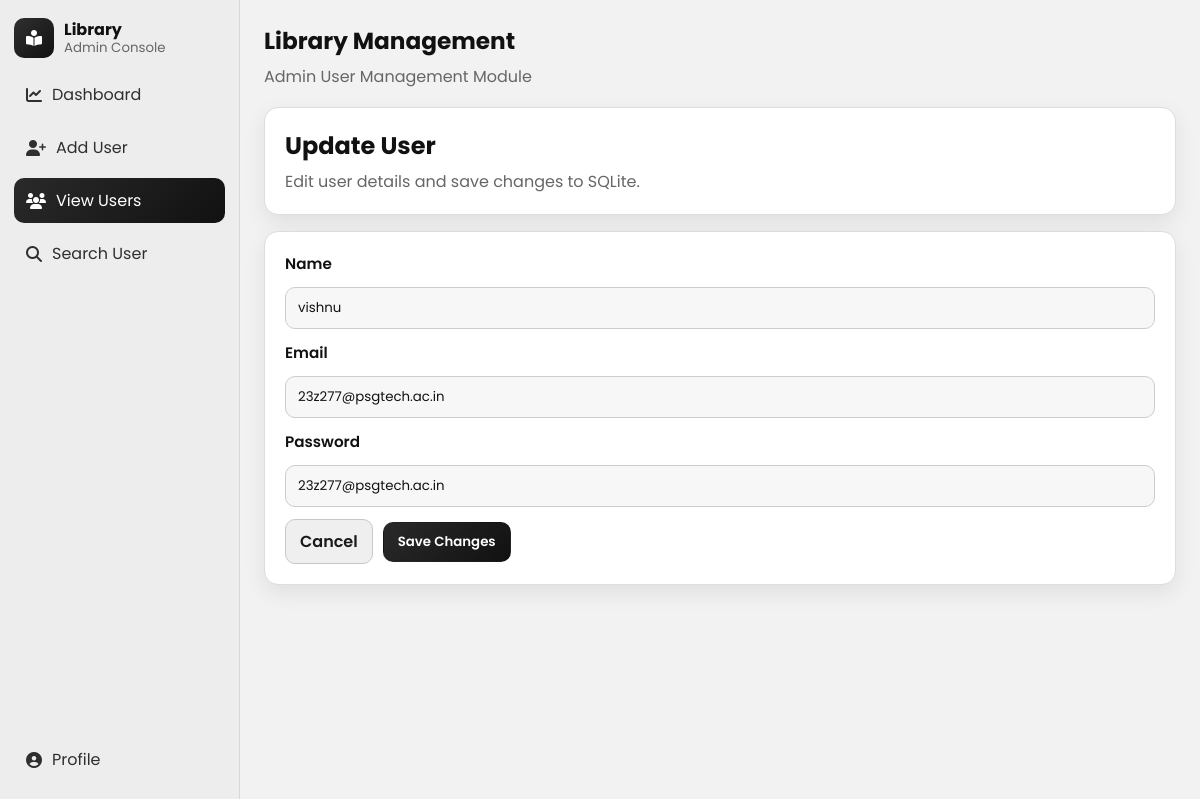
/users/2/edit, run on the app's committed database.
### tables this page shows
CREATE TABLE users
                     (id INTEGER PRIMARY KEY AUTOINCREMENT,
                      name TEXT NOT NULL,
                      email TEXT NOT NULL,
                      phone TEXT, password TEXT NOT NULL DEFAULT '');

### app.py (the view, shortened to what this page needs)
@app.route("/users/<int:user_id>/edit", methods=["GET", "POST"])
def update_user(user_id):
    user = fetch_user(user_id)
    if not user:
        flash("User not found.", "warning")
        return redirect(url_for("view_users"))
    return render_template("update_user.html", user=user)

### app.py (called while the page is built)
def fetch_user(user_id):
    with get_connection() as conn:
        return conn.execute(
            "SELECT id, name, email, password FROM users WHERE id = ?",
            (user_id,),
        ).fetchone()

### database.py (called while the page is built)
def get_connection():
    conn = sqlite3.connect(DATABASE_PATH)
    conn.row_factory = sqlite3.Row
    return conn

### templates/update_user.html (shortened to what this page needs)
{% extends "base.html" %}
{% block content %}
<section class="page-heading">
    <h1>Update User</h1>
    <p>Edit user details and save changes to SQLite.</p>
</section>
<section class="form-card">
    <form method="post" class="user-form">
        <label for="name">Name</label>
        <input id="name" name="name" type="text" required value="{{ user.name }}">
        <label for="email">Email</label>
        <input id="email" name="email" type="email" required value="{{ user.email }}">
        <label for="password">Password</label>
        <input id="password" name="password" type="text" required value="{{ user.password }}">
        <div class="form-actions">
            <a class="btn btn-light" href="{{ url_for('view_users') }}">Cancel</a>
            <button class="btn btn-primary" type="submit">Save Changes</button>
        </div>
    </form>
</section>
{% endblock %}

### static/css/style.css (style rules this page uses)
:root { --bg: #f2f2f2; --surface: #ffffff; --surface-soft: #f7f7f7; --text: #111111; --muted: #666666; --line: #dddddd; --primary: #2a2a2a; --primary-dark: #1a1a1a; --danger: #2f2f2f; --danger-dark: #1f1f1f; --radius: 14px; --shadow: 0 8px 22px rgba(0, 0, 0, 0.08); }
* { box-sizing: border-box; }
body { margin: 0; font-family: "Poppins", sans-serif; color: var(--text); background: var(--bg); }
.hero, .page-heading, .form-card, .profile-card, .detail-card, .empty-state, .table-card { background: var(--surface); border: 1px solid var(--line); border-radius: var(--radius); box-shadow: var(--shadow); }
.hero, .page-heading, .form-card, .profile-card, .detail-card, .table-card { padding: 20px; }
.hero h1, .page-heading h1 { margin: 0 0 6px; font-size: clamp(1.2rem, 2vw, 1.7rem); }
.hero p, .page-heading p { margin: 0; color: var(--muted); }
.page-heading { margin-bottom: 16px; }
.toolbar-actions, .user-card-actions, .form-actions, .action-group { display: flex; align-items: center; gap: 10px; }
.user-form { display: flex; flex-direction: column; gap: 12px; }
.user-form label { font-weight: 600; font-size: 0.95rem; }
.user-form input { width: 100%; padding: 10px 12px; border: 1px solid #cccccc; border-radius: 10px; font-family: inherit; color: var(--text); background: var(--surface-soft); outline: none; }
.btn { border: 1px solid transparent; border-radius: 10px; padding: 9px 14px; font-family: inherit; font-weight: 600; cursor: pointer; text-decoration: none; display: inline-flex; align-items: center; justify-content: center; transition: background 0.2s ease, transform 0.2s ease; }
.btn-primary { color: #fff; background: linear-gradient(135deg, var(--primary), #111111); }
.btn-light { color: #1a1a1a; border-color: #c8c8c8; background: #efefef; }

### data on the page
users: name "vishnu", email "23z277@psgtech.ac.in", password "23z277@psgtech.ac.in"
